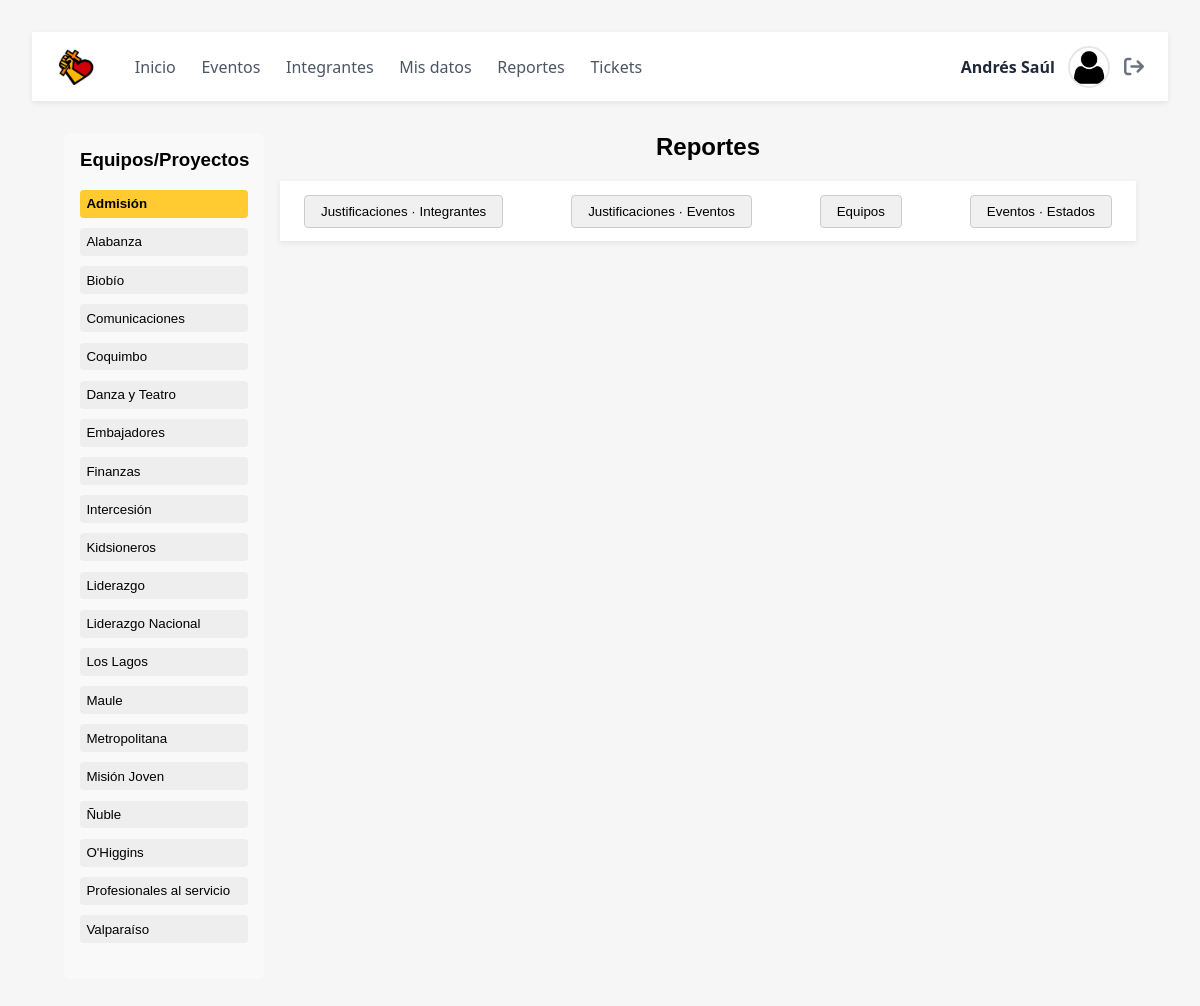
The app's page /reportes.php (signed in) with its own data.
### tables this page shows
CREATE TABLE `usuarios` (
  `id_usuario` int(11) NOT NULL,
  `nombres` varchar(60) NOT NULL,
  `apellido_paterno` varchar(30) NOT NULL,
  `apellido_materno` varchar(30) DEFAULT NULL,
  `foto_perfil` varchar(255) DEFAULT NULL,
  `fecha_nacimiento` date DEFAULT NULL,
  `rut_dni` varchar(13) NOT NULL,
  `id_pais` int(11) NOT NULL,
  `id_region_estado` int(11) DEFAULT NULL,
  `id_ciudad_comuna` int(11) DEFAULT NULL,
  `direccion` varchar(255) DEFAULT NULL,
  `iglesia_ministerio` varchar(255) DEFAULT NULL,
  `profesion_oficio_estudio` varchar(255) DEFAULT NULL,
  `password` varchar(255) DEFAULT NULL,
  `fecha_registro` date NOT NULL,
  `ultima_actualizacion` timestamp NULL DEFAULT NULL
);

CREATE TABLE `equipos_proyectos` (
  `id_equipo_proyecto` int(11) NOT NULL,
  `es_equipo` tinyint(1) DEFAULT NULL,
  `nombre_equipo_proyecto` varchar(50) NOT NULL
);

### lib_auth.php (called while the page is built, shortened)
<?php
function user_is_lider_nac(PDO $pdo,int $uid): bool {
    $q = $pdo->prepare(
        "SELECT 1 FROM integrantes_equipos_proyectos
         WHERE id_usuario=? AND id_equipo_proyecto=1 LIMIT 1");
    $q->execute([$uid]);
    return (bool)$q->fetchColumn();
}
function user_can_use_reports(PDO $pdo,int $uid): bool {
    return user_is_lider_nac($pdo,$uid) || user_is_privileged($pdo,$uid);
}

### reportes.php (the view, shortened to what this page needs)
<?php
require 'conexion.php';
require_once 'lib_auth.php';
$uid = $_SESSION['id_usuario'] ?? 0;
$isLN  = user_is_lider_nac($pdo,$uid);
if ($isLN) {
    $teams = $pdo->query("
        SELECT id_equipo_proyecto, nombre_equipo_proyecto
          FROM equipos_proyectos
      ORDER BY nombre_equipo_proyecto")
      ->fetchAll(PDO::FETCH_ASSOC);
}
?>
<!DOCTYPE html>
<html lang="es">
<head>
  <link rel="stylesheet" href="styles/main.css">
  <link rel="stylesheet" href="https://cdnjs.cloudflare.com/ajax/libs/font-awesome/6.4.0/css/all.min.css">
</head>
<body>
  <?php require_once 'navegador.php'; ?>
  <main style="padding:2rem">
    <div style="display:grid;grid-template-columns:200px 1fr;gap:1rem">
        <aside style="background:#f9f9f9;padding:1rem;border-radius:6px">
            <h3 style="margin-top:0">Equipos/Proyectos</h3>
            <ul id="team-list" style="list-style:none;padding:0">
            <?php foreach($teams as $ix=>$t): ?>
              <li style="margin-top:.4rem">
                <button class="team-btn<?= $ix==0?' active':'' ?>"
                        data-id="<?= $t['id_equipo_proyecto'] ?>" style="width:100%">
                    <?= htmlspecialchars($t['nombre_equipo_proyecto']) ?>
                </button>
              </li>
            <?php endforeach; ?>
            </ul>
        </aside>
        <section>
            <h1>Reportes</h1>
            <nav id="tabs" style="margin:1rem 0">
                <button data-report="integrantes"   id="tab-integrantes">Justificaciones · Integrantes</button>
                <button data-report="eventos"       id="tab-eventos">Justificaciones · Eventos</button>
                <button data-report="equipos"       id="tab-equipos">Equipos</button>
                <button data-report="eventos_estado" id="tab-eventos_estado">Eventos · Estados</button>
            </nav>
        </section>
    </div>
  </main>
</body>
</html>

### navegador.php (shortened to what this page needs)
<?php
require_once __DIR__.'/lib_auth.php';
$uid = (int)$_SESSION['id_usuario'];
$stmt = $pdo->prepare("
    SELECT nombres, foto_perfil
      FROM usuarios
     WHERE id_usuario = :id
     LIMIT 1");
$stmt->execute([':id' => $uid]);
$user = $stmt->fetch(PDO::FETCH_ASSOC) ?: ['nombres'=>'','foto_perfil'=>''];
$fotoNav = trim((string)($user['foto_perfil'] ?? '')) ?: 'uploads/fotos/default.png';
?>
<link rel="stylesheet"
      href="https://cdnjs.cloudflare.com/ajax/libs/font-awesome/6.5.0/css/all.min.css">
<nav>
  <div class="menu">
    <a class="logo" href="home.php">
      <img src="images/LogoEC.png" alt="Logo Evangelio Creativo">
    </a>
    <a href="home.php">Inicio</a>
    <a href="eventos.php">Eventos</a>
    <a href="integrantes.php">Integrantes</a>
    <a href="ver_mis_datos.php">Mis datos</a>
    <?php if (user_can_use_reports($pdo,$uid)): ?>
        <a href="reportes.php">Reportes</a>
    <?php endif; ?>
    <a href="tickets.php">Tickets</a>
  </div>
  <div class="perfil">
    <span id="nombre-usuario"><?= htmlspecialchars($user['nombres']) ?></span>
    <img id="foto-perfil-nav"
         src="<?= htmlspecialchars($fotoNav) ?>"
         alt="Foto de <?= htmlspecialchars($user['nombres']) ?>">
    <a href="#" id="logout" title="Cerrar sesión">
      <i class="fa-solid fa-arrow-right-from-bracket"></i>
    </a>
  </div>
</nav>

### styles/main.css (style rules this page uses)
:root { --color-fondo: #fcf4ef; --color-header: #333; --color-texto: #fff; --color-enlace: #FF5733; --color-enlace-hover: #FF4500; --color-boton: #4CAF50; --color-boton-hover: #45a049; --color-titulo: #FF5733; --color-subtitulo: #FF4500; }
body { font-family: Arial, sans-serif; margin: 0; padding: 0; }
main { padding: 0px; text-align: center; }

### reportes.php (style rules this page uses)
nav { background: #f0f0f0; padding: 1rem; display: flex; justify-content: space-between; align-items: center; flex-wrap: wrap; }
nav .menu { display: flex; flex-wrap: wrap; gap: 1rem; align-items: center; }
nav a { text-decoration: none; color: #222; font-weight: bold; }
.perfil { display: flex; align-items: center; gap: .5rem; }
.perfil img { width: 32px; height: 32px; border-radius: 50%; object-fit: cover; }
body { font-family: sans-serif; background: #f6f6f6; margin: 0; padding: 2rem; }
h1 { margin-top: 0; }
.team-btn { border:none;background:#eee;padding:.4rem;border-radius:4px;cursor:pointer;width:100%; }
.team-btn.active { background:#ffcb31;font-weight:bold; }
#tabs { display: flex; flex-wrap: wrap; gap: 0.75rem; margin-bottom: 1rem; }
#tabs button { padding: 0.5rem 1rem; border: 1px solid #ccc; border-radius: 4px; background: #f0f0f0; cursor: pointer; transition: background 0.15s, border-color 0.15s; }
.team-btn { width: 100%; text-align: left; padding: 0.4rem; margin-bottom: 0.25rem; border: none; background: #eee; cursor: pointer; border-radius: 4px; transition: background 0.15s; }
.team-btn.active { background: #ffcb31; font-weight: bold; }

### navegador.php (style rules this page uses)
:root { --nav-bg : #ffffff; --nav-text : #4b5563; --nav-text-hov : #374151; --nav-accent : #667eea; --nav-accent-2 : #764ba2; }
nav { position:sticky; top:0; z-index:1000; display:flex; justify-content:space-between; align-items:center; padding:.85rem 1.5rem; background:var(--nav-bg); box-shadow:0 2px 6px rgba(0,0,0,.08); font-family:'Poppins',system-ui,sans-serif; }
nav .menu { display:flex; align-items:center; gap:1.6rem; }
nav .menu a { display:inline-flex; align-items:center; }
nav .menu a { text-decoration:none; color:var(--nav-text); font-weight:500; position:relative; transition:color .22s; }
nav .menu a::after { content:''; position:absolute; left:0; bottom:-6px; width:0; height:2px; border-radius:2px; background:linear-gradient(90deg,var(--nav-accent),var(--nav-accent-2)); transition:width .25s; }
.perfil { display:flex; align-items:center; gap:.85rem; }
.perfil span { font-weight:600; color:#1f2937; }
.perfil img { width:38px; height:38px; object-fit:cover; border-radius:50%; border:2px solid #e5e7eb; }
#logout { display:flex; align-items:center; justify-content:center; font-size:1.25rem; color:#6b7280; transition:color .2s, transform .2s; }
nav .logo { display:flex; align-items:center; margin-right:.8rem; }
nav .logo img { height:36px; transition:transform .45s ease, filter .45s ease; transform-origin:center; }

### records on screen
usuarios: nombres "Andrés Saúl"
equipos_proyectos: nombre_equipo_proyecto "Admisión"
equipos_proyectos: nombre_equipo_proyecto "Alabanza"
equipos_proyectos: nombre_equipo_proyecto "Biobío"
equipos_proyectos: nombre_equipo_proyecto "Comunicaciones"
equipos_proyectos: nombre_equipo_proyecto "Coquimbo"
equipos_proyectos: nombre_equipo_proyecto "Danza y Teatro"
equipos_proyectos: nombre_equipo_proyecto "Embajadores"
equipos_proyectos: nombre_equipo_proyecto "Finanzas"
equipos_proyectos: nombre_equipo_proyecto "Intercesión"
equipos_proyectos: nombre_equipo_proyecto "Kidsioneros"
equipos_proyectos: nombre_equipo_proyecto "Liderazgo"
equipos_proyectos: $t['id_equipo_proyecto'] 1 (drawn), nombre_equipo_proyecto "Liderazgo Nacional"
equipos_proyectos: nombre_equipo_proyecto "Los Lagos"
equipos_proyectos: nombre_equipo_proyecto "Maule"
equipos_proyectos: nombre_equipo_proyecto "Metropolitana"
equipos_proyectos: nombre_equipo_proyecto "Misión Joven"
equipos_proyectos: nombre_equipo_proyecto "Ñuble"
equipos_proyectos: nombre_equipo_proyecto "O'Higgins"
equipos_proyectos: nombre_equipo_proyecto "Profesionales al servicio"
equipos_proyectos: nombre_equipo_proyecto "Valparaíso"
